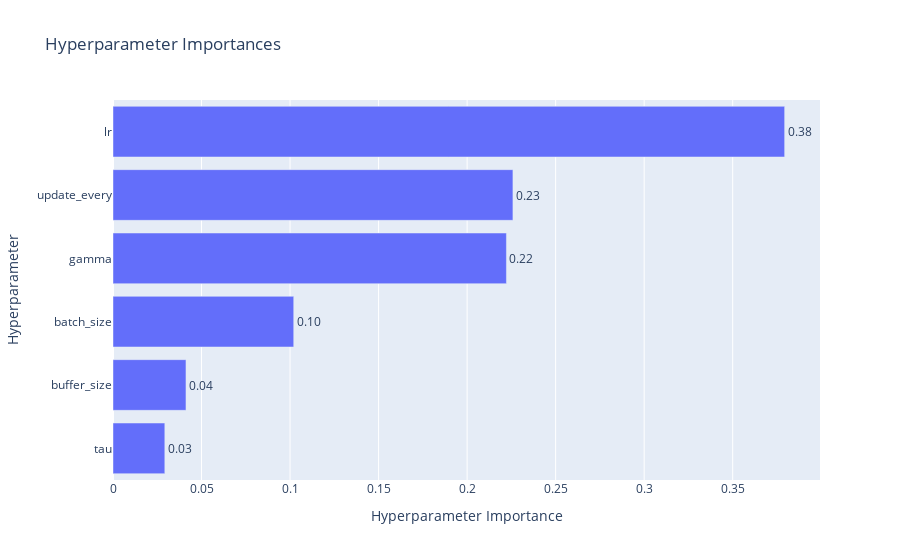

Source (notebook cell):
### Markdown cell above
optuna.visualization.plot_optimization_history(study)

### Code cell
optuna.visualization.plot_param_importances(study)

### Figure 1 — Plotly figure (JSON) as saved in the notebook; plotly's stock layout.template omitted (floating-point values rounded to 4 significant figures)
{"data": [{"cliponaxis": false, "hovertemplate": ["tau (FloatDistribution): 0.029266036758572082<extra></extra>", "buffer_size (IntDistribution): 0.041220535279333684<extra></extra>", "batch_size (IntDistribution): 0.10207492796557523<extra></extra>", "gamma (FloatDistribution): 0.22221061966332128<extra></extra>", "update_every (IntDistribution): 0.22588153391935623<extra></extra>", "lr (FloatDistribution): 0.37934634641384146<extra></extra>"], "name": "Objective Value", "orientation": "h", "text": ["0.03", "0.04", "0.10", "0.22", "0.23", "0.38"], "textposition": "outside", "type": "bar", "x": [0.02927, 0.04122, 0.1021, 0.2222, 0.2259, 0.3793], "y": ["tau", "buffer_size", "batch_size", "gamma", "update_every", "lr"]}], "layout": {"title": {"text": "Hyperparameter Importances"}, "xaxis": {"title": {"text": "Hyperparameter Importance"}}, "yaxis": {"title": {"text": "Hyperparameter"}}}}
